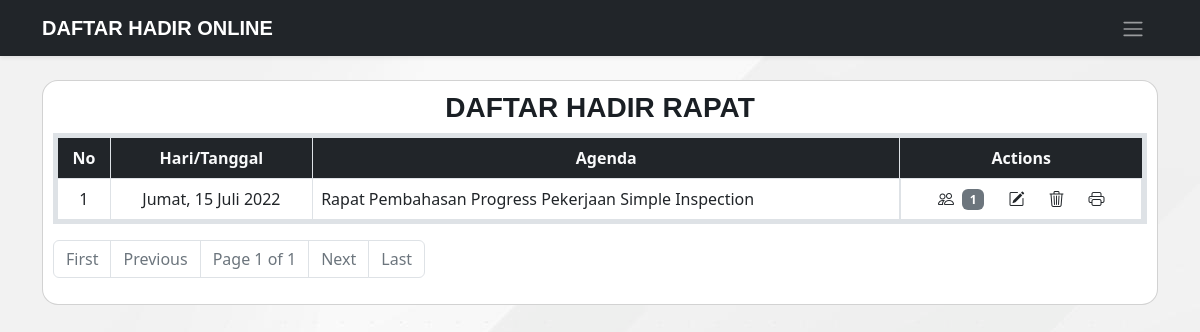
Page /pengaturan/1/1 on the committed database.
### app/models/agenda.py (models this page shows, shortened)
class Agenda(db.Model):
    id = db.Column(db.Integer, primary_key=True, autoincrement=True)
    tanggal = db.Column(db.String(50), nullable=False)
    tanggal_real = db.Column(db.String(50), nullable=False)
    waktu = db.Column(db.String(10), nullable=False)
    tempat = db.Column(db.String(80), nullable=False)
    link = db.Column(db.String(250), nullable=True)
    agenda = db.Column(db.String(150), nullable=False)
    user_id = db.Column(db.Integer, db.ForeignKey('user.id'))
    absens = db.relationship('Absen', backref='agenda', cascade="all, delete-orphan")

### app/routes.py (the view)
@app.route('/pengaturan/<id>/<int:page_num>')
def pengaturan(id, page_num):
    rapats = Agenda.query.filter_by(user_id=id).paginate(per_page=10, page=page_num, error_out=True)
    return render_template('pages/pengaturan.html', title='Pengaturan', rapats=rapats)

### app/templates/pages/pengaturan.html (shortened to what this page needs)
{% extends 'layouts/base.html' %}  {% block content %}
<main class="container pengaturan">
  <div class="row">
    <div class="col-12">
      <div class="card text-center rounded-4">
        <h3 class="fw-bolder">DAFTAR HADIR RAPAT</h3>
        <table class="table table-bordered text-center border border-5">
          <thead class="bg-dark">
            <tr class="text-light">
              <th scope="col">No</th>
              <th scope="col">Hari/Tanggal</th>
              <th scope="col">Agenda</th>
              <th scope="col">Actions</th>
            </tr>
          </thead>
          <tbody>
            {% for rapat in rapats.items %}
            <tr>
              <td>{{loop.index}}</td>
              <td>{{rapat.tanggal}}</td>
              <td class="text-start">{{rapat.agenda}}</td>
              <td class="d-flex align-items-center justify-content-center">
                {% if rapat.absens|length == 0 %}
                <div class="btn btn-people me-4" onclick="showAlert()"><i class="bi-people"></i><span class="badge text-bg-secondary ms-2">{{rapat.absens|length}}</span></div>
                {% else %}
                <a class="btn btn-people me-4" href="{{ url_for('peserta_rapat', agenda_id=rapat.id, page_num=1 ) }}"><i class="bi-people"></i><span class="badge text-bg-secondary ms-2">{{rapat.absens|length}}</span></a>
                {% endif %}<i class="bi-pencil-square me-4" data-bs-toggle="modal" data-bs-target="#modal{{rapat.absens.id}}"></i><i class="bi-trash3 me-4"></i><i class="bi-printer"></i>
              </td>
            </tr>
            {% endfor %}
          </tbody>
        </table>
        <nav aria-label="Page navigation example">
          <ul class="pagination">
            {% if rapats.page != 1 %}
            <li class="page-item"><a class="page-link" href="{{ url_for('pengaturan', page_num=1, id=rapats[0].user_id ) }}">First</a></li>
            {% else %}
            <li class="page-item disabled"><span class="page-link">First</span></li>
            {% endif %} {% if rapats.has_prev %}
            <li class="page-item"><a class="page-link" href="{{ url_for('pengaturan', page_num=rapats.prev_num, id=rapats[0].user_id ) }}">Previous</a></li>
            {% else %}
            <li class="page-item disabled"><span class="page-link">Previous</span></li>
            {% endif %}
            <li class="page-item disabled"><span class="page-link">Page {{rapats.page}} of {{rapats.pages}}</span></li>
            {% if rapats.has_next %}
            <li class="page-item"><a class="page-link" href="{{ url_for('pengaturan', page_num=rapats.next_num, id=rapats[0].user_id ) }}">Next</a></li>
            {% else %}
            <li class="page-item disabled"><span class="page-link">Next</span></li>
            {% endif %} {% if rapats.has_next %}
            <li class="page-item"><a class="page-link" href="{{ url_for('pengaturan', page_num=rapats.pages, id=rapats[0].user_id ) }}">Last</a></li>
            {% else %}
            <li class="page-item disabled"><span class="page-link">Last</span></li>
            {% endif %}
          </ul>
        </nav>
      </div>
    </div>
  </div>
</main>
{% endblock %}

### app/static/css/style.css (style rules this page uses)
:root { scroll-behavior: smooth; }
h1, h2, h3, h4, h5, h6, p, a { font-family: var(--font-primary); color: var(--color-text); }
body { background-image: url("../img/background.jpg"); padding-top: 5rem; }
.pengaturan .card { padding: 10px; }
.pengaturan .card i { background: none; color: inherit; border: none; padding: 0; font: inherit; cursor: pointer; outline: inherit; }
.pengaturan .card .btn-people { background: none; color: inherit; border: none; padding: 0; font: inherit; cursor: pointer; outline: inherit; }

### app/static/css/variables.css (style rules this page uses)
:root { --font-default: "Open Sans", system-ui, -apple-system, "Segoe UI", Roboto, "Helvetica Neue", Arial, "Noto Sans", "Liberation Sans", sans-serif, "Apple Color Emoji", "Segoe UI Emoji", "Segoe UI Symbol", "Noto Color Emoji"; --font-primary: "Source Sans Pro", sans-serif; --font-secondary: "Poppins", sans-serif; --color-bg: #fff; --color-text: #1a1f24; --color-text2: #adb5bd; --color-btn: #ee2110; --color-btn-hover: #ee2210d5; --color-btn2: #4a0e03; --color-btn2-hover: #4a0e03d5; }

### rows in the picture
Agenda: tanggal "Jumat, 15 Juli 2022", agenda "Rapat Pembahasan Progress Pekerjaan Simple Inspection", absens|length "1"

### other values in the picture
{{ rapats.page }} "1"
{{ rapats.pages }} "1"
